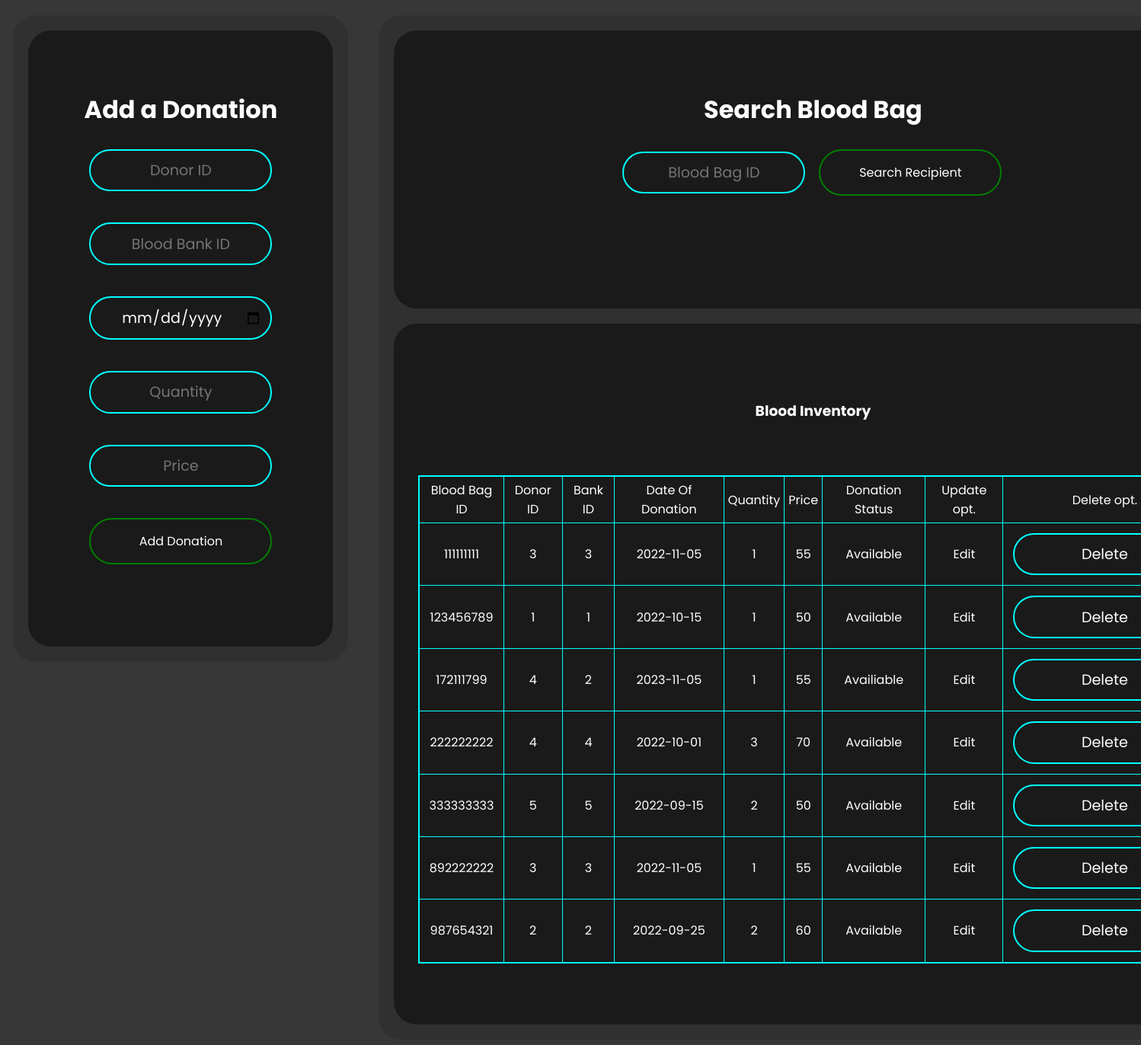
Screenshot of /blood_inventory_admin.php with the database file from the repository.
### tables this page shows
CREATE TABLE Blood_Inventory  ( Bld_Bag_ID BIGINT PRIMARY KEY AUTO_INCREMENT, D_ID INT NOT NULL, 
								Bank_ID INT NOT NULL,
								Date_of_Donatn DATE, Quantity INT NOT NULL,
								Price INT, Don_Status VARCHAR(20) NOT NULL,
								FOREIGN KEY (Bank_ID) REFERENCES Blood_Bank(Bank_ID),
								FOREIGN KEY (D_ID) REFERENCES Donor(D_ID) );

### blood_inventory_admin.php (the view, shortened to what this page needs)
<?php
require_once "pdo.php";
?>
<!DOCTYPE html>
<html lang="en">
    <head>
            <link rel="stylesheet" href="styles.css">
            <link rel="stylesheet" href="home-nav.css">
    </head>
    <body>
        <div class="leftContainer">
            <div class="add">
                <h1> Add a Donation </h1>
                <form method="POST">
                    <div class = "form">
                        <input type="text" placeholder = "Donor ID" name = "D_ID" ><br>
                        <input type="text" placeholder = "Blood Bank ID" name="bank_id"><br>
                        <input type="date" placeholder = "Date of Donation" name="dod" id="dod"><br>
                        <input type="text" placeholder = "Quantity" name='quantity' id="quant"><br>
                        <input type="text" placeholder = "Price" name="price"><br>
                        <input type="Submit" name = "Add Donation" value="Add Donation" class = "submitBtn">
                    </div>
                </form>
            </div>
        </div>
        <div class = "rightContainer">
            <div class="search">
                <h1>Search Blood Bag</h1>
                <form method="GET">
                    <div class = "form" id = "searchInput">
                        <input type="text" placeholder = "Blood Bag ID" name = "bag_id" id="id">
                        <input type="Submit" name="search" value="Search Recipient" class = "submitBtn">
                    </div>
                </form>
            </div>
            <div class="view">
                    <h3>Blood Inventory</h3>
                    <?php
                        $stmt = $pdo->query("SELECT * FROM blood_inventory");
                        echo '<br><br>';
                        echo '<table border = "1">'."\n";
                        echo '<tr><td>';
                        echo 'Blood Bag ID';
                        echo '</td><td>';
                        echo 'Donor ID';
                        echo '</td><td>';
                        echo 'Bank ID';
                        echo '</td><td>';
                        echo 'Date Of Donation';
                        echo '</td><td>';
                        echo 'Quantity';
                        echo '</td><td>';
                        echo 'Price';
                        echo '</td><td>';
                        echo 'Donation Status';
                        echo '</td><td>';
                        echo 'Update opt.';
                        echo '</td><td>';
                        echo 'Delete opt.';
                        echo '</td></tr>';
                        while($row = $stmt->fetch(PDO::FETCH_ASSOC))
                        {
                            echo "<tr><td>";
                            echo $row['Bld_Bag_ID'];
                            echo "</td><td>";
                            echo $row['D_ID'];
                            echo "</td><td>";
                            echo $row['Bank_ID'];
                            echo "</td><td>";
                            echo $row['Date_of_Donatn'];
                            echo "</td><td>";
                            echo $row['Quantity'];
                            echo "</td><td>";
                            echo $row['Price'];
                            echo "</td><td>";
                            echo $row['Don_Status'];
                            echo "</td><td>";
                            echo ('<a href="blood_inventory_update.php?Bld_Bag_ID='.$row['Bld_Bag_ID'].'">Edit</a>');
                            echo "</td><td>";
                            echo ('<form method = "POST">');
                            echo ('<input type="submit" name= "delete" value="Delete">');
                            echo ('</form>');
                            echo ("</td></tr>");
                        }
                        echo "</table>\n";
                    ?>
                </div>
            </div>
    </body>
</html>

### styles.css (style rules this page uses)
* { margin: 0; padding: 0; box-sizing: border-box; font-family: 'Poppins', sans-serif; }
body { display: flex; justify-content: center; align-items: left; width: 100%; background-color: #373737; }
div { margin: 20px; }
h1 { color: white; display: flex; justify-content: center; align-items: left; }
h3 { padding: 20px; }
a:link { text-decoration: none; color: white; }
.leftContainer { position:sticky; width: auto; height: 100%; background-color: #303030; border-radius: 30px; }
.rightContainer { width: auto; background-color: #303030; border-radius: 30px; height: 100%; }
.add { font-size: 1rem; float: left; display: flex; justify-content: center; align-items: center; flex-direction: column; background-color: #1A1A1A; color: white; width: 400px; height: auto; border-radius: 30px; padding: 5em 2rem; position: sticky; top: 40px; }
.search { font-size: 1rem; float: left; display: flex; justify-content: center; align-items: center; flex-direction: column; background-color: #1A1A1A; color: white; width: 1100px; border-radius: 30px; padding: 5em 2rem; }
#searchInput { display: flex; flex-direction: row; justify-content: space-between; align-items: center; }
#searchInput input { margin-right: 10px; }
.view { font-size: 1rem; clear: left; display: flex; justify-content: center; align-items: center; flex-direction: column; background-color: #1A1A1A; color: white; width: 1100px; border-radius: 30px; padding: 5em 2rem; }
input, select { text-align: center; border: 2px solid cyan; margin: 0.5rem; color: white; background: transparent; padding: 0.7rem; border-radius: 3rem; width: 15rem; font-size: 1.2rem; outline: none; transition: all .2s ease-in-out; }
table { border: 2px solid cyan; border-collapse: collapse; color: white; }
td { padding: 5px; margin: 5px; text-align: center; }
.form { display: flex; justify-content: center; align-items: center; flex-direction: column; color: white; }
.submitBtn { background: transparent; border: 2px solid green; padding: 1rem 3rem; border-radius: 6rem; text-decoration: none; font-size: 1rem; color: white; cursor: pointer; transition: all .3s ease-in-out; }

### home-nav.css (style rules this page uses)
* { margin: 0; padding: 0; box-sizing: border-box; font-family: 'Poppins', 'sans-serif'; }

### rows the page displays
blood_inventory: Bld_Bag_ID "111111111", D_ID "3", Bank_ID "3", Date_of_Donatn "2022-11-05", Quantity "1", Price "55", Don_Status "Available"
blood_inventory: Bld_Bag_ID "123456789", D_ID "1", Bank_ID "1", Date_of_Donatn "2022-10-15", Quantity "1", Price "50", Don_Status "Available"
blood_inventory: Bld_Bag_ID "172111799", D_ID "4", Bank_ID "2", Date_of_Donatn "2023-11-05", Quantity "1", Price "55", Don_Status "Availiable"
blood_inventory: Bld_Bag_ID "222222222", D_ID "4", Bank_ID "4", Date_of_Donatn "2022-10-01", Quantity "3", Price "70", Don_Status "Available"
blood_inventory: Bld_Bag_ID "333333333", D_ID "5", Bank_ID "5", Date_of_Donatn "2022-09-15", Quantity "2", Price "50", Don_Status "Available"
blood_inventory: Bld_Bag_ID "892222222", D_ID "3", Bank_ID "3", Date_of_Donatn "2022-11-05", Quantity "1", Price "55", Don_Status "Available"
blood_inventory: Bld_Bag_ID "987654321", D_ID "2", Bank_ID "2", Date_of_Donatn "2022-09-25", Quantity "2", Price "60", Don_Status "Available"
